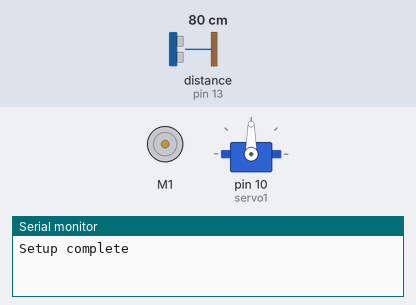
The sketch below on a simulated Arduino Uno, built with avr-gcc and run on an emulated ATmega328P. Parts: DC motor (green arrow = forward, orange = backward, longer = faster), servo, the last lines printed to the serial monitor. Wiring (inferred from the names in the program): ultrasonic range finder: trigger pin 6; echo pin 13. The inputs (shaded band) are chosen by the test bench; at power-on: distance to the obstacle (sensor on pin 13) 80 cm. The echo pulse lasts 58.3 µs per cm.

Above: at 1.2 s.
1.3 s: distance to the obstacle (sensor on pin 13) set to 22 cm
2.8 s: distance to the obstacle (sensor on pin 13) set to 18 cm
At 2.95 s:
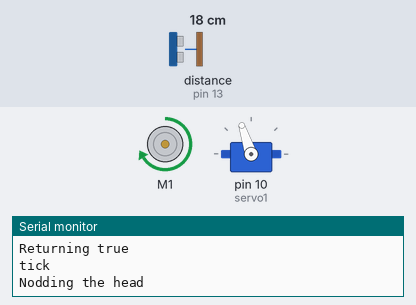
At 6.3 s:
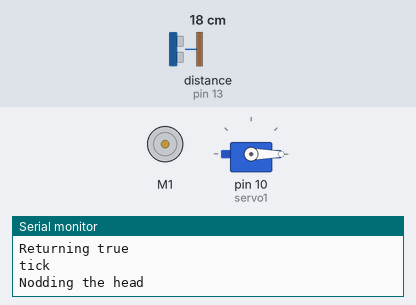
7.3 s: distance to the obstacle (sensor on pin 13) set to 2 cm
At 7.85 s:
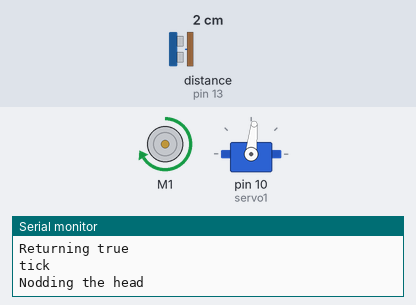
Timing chart, 0 to 11.3 s (numbered marks = the images above; inputs shaded):
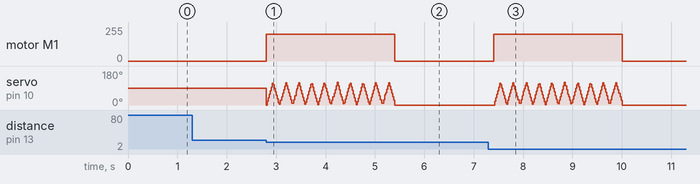

The sketch:

main.ino
```cpp
#include <AFMotor.h>
#include <Servo.h>
#define echoPin 13 // attach pin D2 Arduino to pin Echo of HC-SR04
#define trigPin 6 //attach pin D3 Arduino to pin Trig of HC-SR04

AF_DCMotor motor1(1);
Servo servo1;

// Globals
// Se the distance at which a person will trigger the robot
int triggerDistance = 20;

void setup() {
  Serial.begin(9600);           // set up Serial library at 9600 bps

  motor1.setSpeed(200);     // set the speed to 200/255
  servo1.attach (10);

  pinMode(trigPin, OUTPUT); // Sets the trigPin as an OUTPUT
  pinMode(echoPin, INPUT); // Sets the echoPin as an INPUT
  Serial.println("Setup complete");
}

bool trigger() {
  long duration; // variable for the duration of sound wave travel
  int distance; // variable for the distance measurement
  // Clears the trigPin condition
  digitalWrite(trigPin, LOW);
  delayMicroseconds(2);
  // Sets the trigPin HIGH (ACTIVE) for 10 microseconds
  digitalWrite(trigPin, HIGH);
  delayMicroseconds(10);
  digitalWrite(trigPin, LOW);
  // Reads the echoPin, returns the sound wave travel time in microseconds
  duration = pulseIn(echoPin, HIGH);
  // Calculating the distance
  distance = duration * 0.034 / 2; // Speed of sound wave divided by 2 (go and back)
  //Serial.print("Less than ");
  //Serial.println(triggerDistance);
  if (distance > 0 && distance < triggerDistance) {
    Serial.println("Returning true");
    return true;
  }
  else {
    //Serial.println("Returning false");
    return false;
  }
}

void nodTheHead(int num_waves) {
  Serial.println("Nodding the head");
  int servo_position = 0 ;
  int x = 0;
  for (x = 0; x < num_waves; x +=1){
   for (servo_position = 0; servo_position <=120; servo_position +=1){
      servo1.write(servo_position);
      delay(1);
    }
    for (servo_position=120; servo_position >= 0; servo_position -=1){
      servo1.write(servo_position);
      delay(1);
    }
  }
}

void loop() {
  if (trigger()) {
    Serial.println("tick");
    // start waving the hand
    motor1.run(FORWARD);
    // start nodding the head
    nodTheHead(10);
    // stop waving
    motor1.run(RELEASE);
    delay(2000);
  }
}
```

Measured:
- the behaviour switches between 21 and 20 cm on distance to the obstacle (sensor on pin 13) (found by bisection; images 0 and 1)
- after the input at 1.3 s, every drawn part: stays the same
